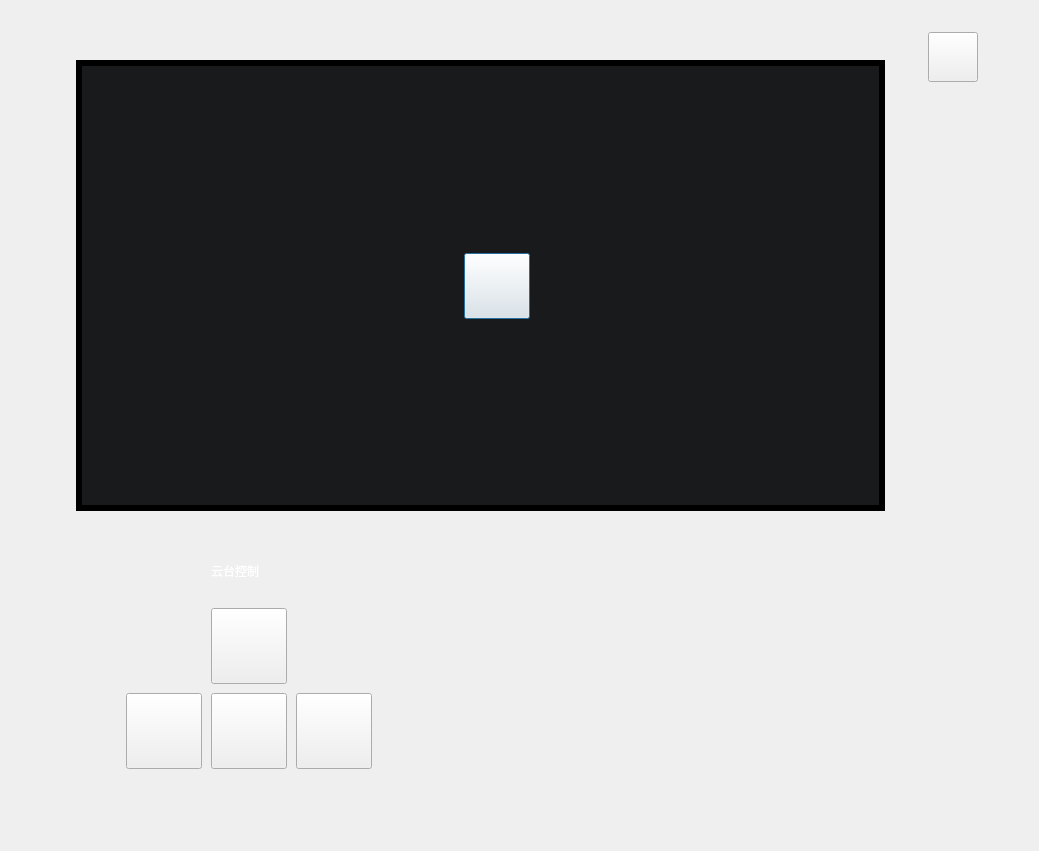
<?xml version="1.0" encoding="UTF-8"?>
<ui version="4.0">
 <class>CameraDialog</class>
 <widget class="QDialog" name="CameraDialog">
  <property name="geometry">
   <rect>
    <x>0</x>
    <y>0</y>
    <width>1039</width>
    <height>851</height>
   </rect>
  </property>
  <property name="windowTitle">
   <string>Dialog</string>
  </property>
  <property name="styleSheet">
   <string notr="true">#widget{
background-color:#181A1C;
border:6px solid #000000;
}
#btn_close{
	border-image: url(:/icon/Dialog1/quxiao_ic.png);
}
#btn_Up{
border-image: url(:/icon/Dialog1/shang.png);
}
#btn_Up:hover{border-image: url(:/new/prefix1/shang_1.png);}

#btn_Down{
border-image: url(:/icon/Dialog1/xia.png);
}
#btn_Down:hover{border-image: url(:/new/prefix1/xia_1.png);}

#btn_Left{
border-image: url(:/icon/Dialog1/you.png);
}
#btn_Left:hover{border-image: url(:/new/prefix1/you_1.png);}

#btn_Right{
border-image: url(:/icon/Dialog1/zuo.png);
}
#btn_Right:hover{border-image: url(:/new/prefix1/zuo_1.png);}
#label{
color: rgb(255, 255, 255);
font: 11pt &quot;微软雅黑&quot;;

}
#btn_addFocal,#btn_decreaseFocal{
background-color: rgba(255, 255, 255,0%);
border:none;
border-radius:40px;
}
#widget_2{
border-image: url(:/icon/Dialog1/zengdajiaoju.png);
}
#widget_2:hover{border-image: url(:/new/prefix1/zengdajiaoju_1.png);}

#widget_3{
border-image: url(:/icon/Dialog1/tiaoxiaojiaoju.png);
}
#widget_3:hover{border-image: url(:/new/prefix1/tiaoxiaojiaoju_1.png);}

#btn_Pause{
border-image: url(:/icon/Dialog1/bofang_ic2.png);
}
</string>
  </property>
  <widget class="QWidget" name="widget" native="true">
   <property name="geometry">
    <rect>
     <x>76</x>
     <y>60</y>
     <width>809</width>
     <height>451</height>
    </rect>
   </property>
   <widget class="QPushButton" name="btn_Pause">
    <property name="geometry">
     <rect>
      <x>388</x>
      <y>193</y>
      <width>66</width>
      <height>66</height>
     </rect>
    </property>
    <property name="text">
     <string/>
    </property>
   </widget>
   <widget class="QLabel" name="label_viwe">
    <property name="geometry">
     <rect>
      <x>0</x>
      <y>0</y>
      <width>809</width>
      <height>451</height>
     </rect>
    </property>
    <property name="text">
     <string/>
    </property>
   </widget>
   <zorder>label_viwe</zorder>
   <zorder>btn_Pause</zorder>
  </widget>
  <widget class="QPushButton" name="btn_close">
   <property name="geometry">
    <rect>
     <x>928</x>
     <y>32</y>
     <width>50</width>
     <height>50</height>
    </rect>
   </property>
   <property name="text">
    <string/>
   </property>
  </widget>
  <widget class="QLabel" name="label">
   <property name="geometry">
    <rect>
     <x>211</x>
     <y>559</y>
     <width>95</width>
     <height>24</height>
    </rect>
   </property>
   <property name="text">
    <string>云台控制</string>
   </property>
  </widget>
  <widget class="QPushButton" name="btn_Up">
   <property name="geometry">
    <rect>
     <x>211</x>
     <y>608</y>
     <width>76</width>
     <height>76</height>
    </rect>
   </property>
   <property name="text">
    <string/>
   </property>
  </widget>
  <widget class="QPushButton" name="btn_Down">
   <property name="geometry">
    <rect>
     <x>211</x>
     <y>693</y>
     <width>76</width>
     <height>76</height>
    </rect>
   </property>
   <property name="text">
    <string/>
   </property>
  </widget>
  <widget class="QPushButton" name="btn_Right">
   <property name="geometry">
    <rect>
     <x>296</x>
     <y>693</y>
     <width>76</width>
     <height>76</height>
    </rect>
   </property>
   <property name="text">
    <string/>
   </property>
  </widget>
  <widget class="QPushButton" name="btn_Left">
   <property name="geometry">
    <rect>
     <x>126</x>
     <y>693</y>
     <width>76</width>
     <height>76</height>
    </rect>
   </property>
   <property name="text">
    <string/>
   </property>
  </widget>
  <widget class="QWidget" name="widget_2" native="true">
   <property name="geometry">
    <rect>
     <x>555</x>
     <y>564</y>
     <width>281</width>
     <height>125</height>
    </rect>
   </property>
   <widget class="QPushButton" name="btn_addFocal">
    <property name="geometry">
     <rect>
      <x>10</x>
      <y>19</y>
      <width>261</width>
      <height>80</height>
     </rect>
    </property>
    <property name="text">
     <string/>
    </property>
   </widget>
  </widget>
  <widget class="QWidget" name="widget_3" native="true">
   <property name="geometry">
    <rect>
     <x>555</x>
     <y>670</y>
     <width>281</width>
     <height>125</height>
    </rect>
   </property>
   <widget class="QPushButton" name="btn_decreaseFocal">
    <property name="geometry">
     <rect>
      <x>10</x>
      <y>20</y>
      <width>261</width>
      <height>80</height>
     </rect>
    </property>
    <property name="text">
     <string/>
    </property>
   </widget>
  </widget>
 </widget>
 <resources/>
 <connections/>
</ui>
